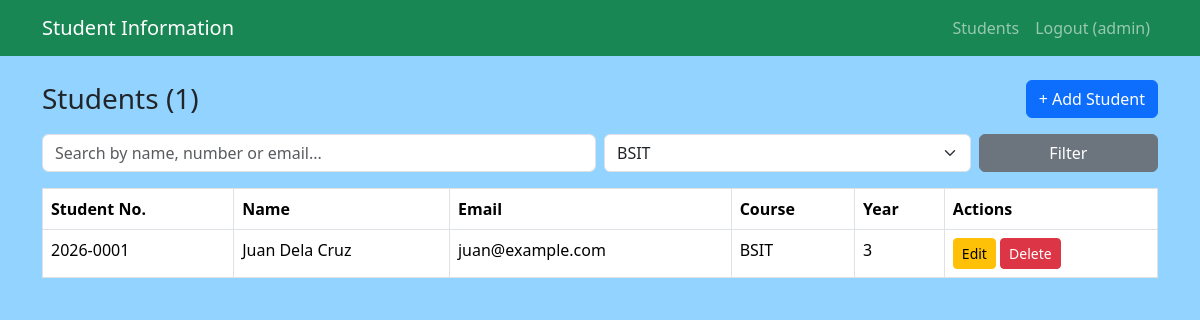
Page /students.php?course=1 (signed in) on the committed database.
### tables this page shows
CREATE TABLE students (
    id INT AUTO_INCREMENT PRIMARY KEY,
    user_id INT NOT NULL UNIQUE,
    student_no VARCHAR(9) NOT NULL UNIQUE,
    full_name VARCHAR(100) NOT NULL,
    email VARCHAR(100) NOT NULL UNIQUE,
    course_id INT NOT NULL,
    year_level TINYINT NOT NULL,
    address VARCHAR(200) NULL,
    FOREIGN KEY (user_id) REFERENCES users(id) ON DELETE CASCADE,
    FOREIGN KEY (course_id) REFERENCES courses(id)
);

CREATE TABLE courses (
    id INT AUTO_INCREMENT PRIMARY KEY,
    code VARCHAR(10) NOT NULL UNIQUE,
    name VARCHAR(100) NOT NULL
);

### config.php (called while the page is built, shortened)
<?php
function e($text) {
    return htmlspecialchars((string) $text, ENT_QUOTES, 'UTF-8');
}

### students.php (the view, shortened to what this page needs)
<?php
require 'config.php';
$course = (int) ($_GET['course'] ?? 0);
$courses = $db->query('SELECT * FROM courses ORDER BY code')->fetchAll(PDO::FETCH_ASSOC);
$sql = 'SELECT students.*, courses.code
        FROM students JOIN courses ON students.course_id = courses.id';
$params = [];
if ($course > 0) {
    $sql .= ' WHERE students.course_id = ?';
    $params[] = $course;
}
$sql .= ' ORDER BY students.student_no';
$stmt = $db->prepare($sql);
$stmt->execute($params);
$students = $stmt->fetchAll(PDO::FETCH_ASSOC);
include 'header.php';
?>
<div class="d-flex justify-content-between align-items-center mb-3">
    <h3 class="mb-0">Students (<?= count($students) ?>)</h3>
    <a href="student_form.php" class="btn btn-primary">+ Add Student</a>
</div>
<form method="get" class="row g-2 mb-3">
    <div class="col-12 col-md-6">
        <input type="text" id="searchBox" class="form-control" placeholder="Search by name, number or email...">
    </div>
    <div class="col-8 col-md-4">
        <select name="course" class="form-select">
            <?php foreach ($courses as $c): ?>
                <option value="<?= $c['id'] ?>" <?= $course == $c['id'] ? 'selected' : '' ?>><?= e($c['code']) ?></option>
            <?php endforeach; ?>
        </select>
    </div>
    <div class="col-4 col-md-2">
        <button type="submit" class="btn btn-secondary w-100">Filter</button>
    </div>
</form>
<div class="table-responsive">
<table class="table table-bordered bg-white" id="studentTable">
    <thead>
        <tr>
            <th>Student No.</th>
            <th>Name</th>
            <th>Email</th>
            <th>Course</th>
            <th>Year</th>
            <th>Actions</th>
        </tr>
    </thead>
    <tbody>
    <?php foreach ($students as $s): ?>
        <tr>
            <td><?= e($s['student_no']) ?></td>
            <td><?= e($s['full_name']) ?></td>
            <td><?= e($s['email']) ?></td>
            <td><?= e($s['code']) ?></td>
            <td><?= e($s['year_level']) ?></td>
            <td class="text-nowrap">
                <a href="student_form.php?id=<?= $s['id'] ?>" class="btn btn-sm btn-warning">Edit</a>
                <form method="post" action="student_delete.php" class="d-inline" onsubmit="return confirm('Delete this student and their account?');">
                    <button type="submit" class="btn btn-sm btn-danger">Delete</button>
                </form>
            </td>
        </tr>
    <?php endforeach; ?>
    </tbody>
</table>
</div>
<?php include 'footer.php'; ?>

### style.css (style rules this page uses)
body { background-color: #92d3ff; }

### rows in the picture
students: student_no "2026-0001", full_name "Juan Dela Cruz", email "juan@example.com", course.code "BSIT", year_level "3"

### other values in the picture
$_SESSION['username'] "admin"
count($students) "1"
form field course "BSIT"
